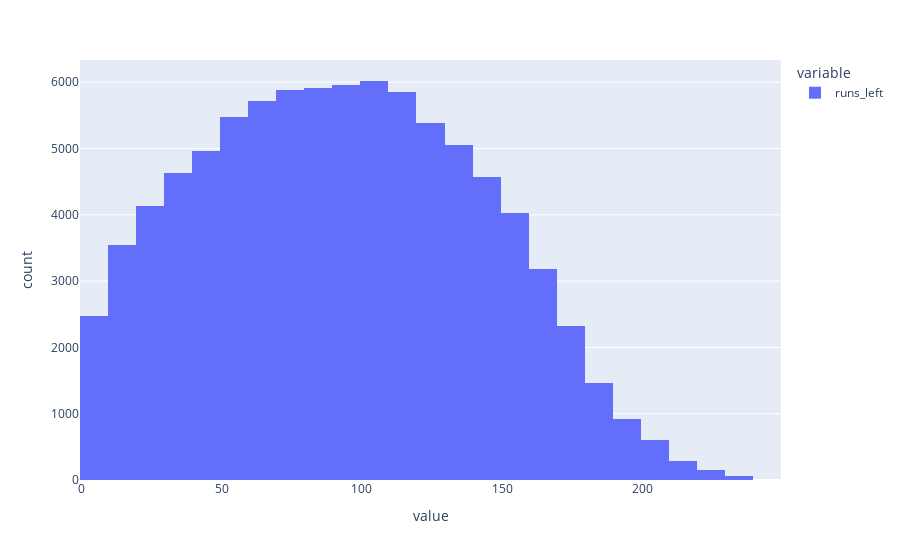

Here is the notebook cell this chart was saved with:
### Code cell
fig = px.histogram(final_df[final_df['runs_left']>0]['runs_left'], nbins=30,)
fig.show()

### Figure 1 — Plotly figure (JSON) as saved in the notebook; plotly's stock layout.template omitted (floating-point values rounded to 4 significant figures; data arrays with more than 128 entries replaced by an {"elided": "..."} marker saying what was removed)
{"data": [{"alignmentgroup": "True", "bingroup": "x", "hovertemplate": "variable=runs_left<br>value=%{x}<br>count=%{y}<extra></extra>", "legendgroup": "runs_left", "marker": {"color": "#636efa", "pattern": {"shape": ""}}, "name": "runs_left", "nbinsx": 30, "offsetgroup": "runs_left", "orientation": "v", "showlegend": true, "type": "histogram", "x": {"elided": "88631 int values"}, "xaxis": "x", "yaxis": "y"}], "layout": {"barmode": "relative", "legend": {"title": {"text": "variable"}, "tracegroupgap": 0}, "margin": {"t": 60}, "xaxis": {"anchor": "y", "domain": [0, 1], "title": {"text": "value"}}, "yaxis": {"anchor": "x", "domain": [0, 1], "title": {"text": "count"}}}}
